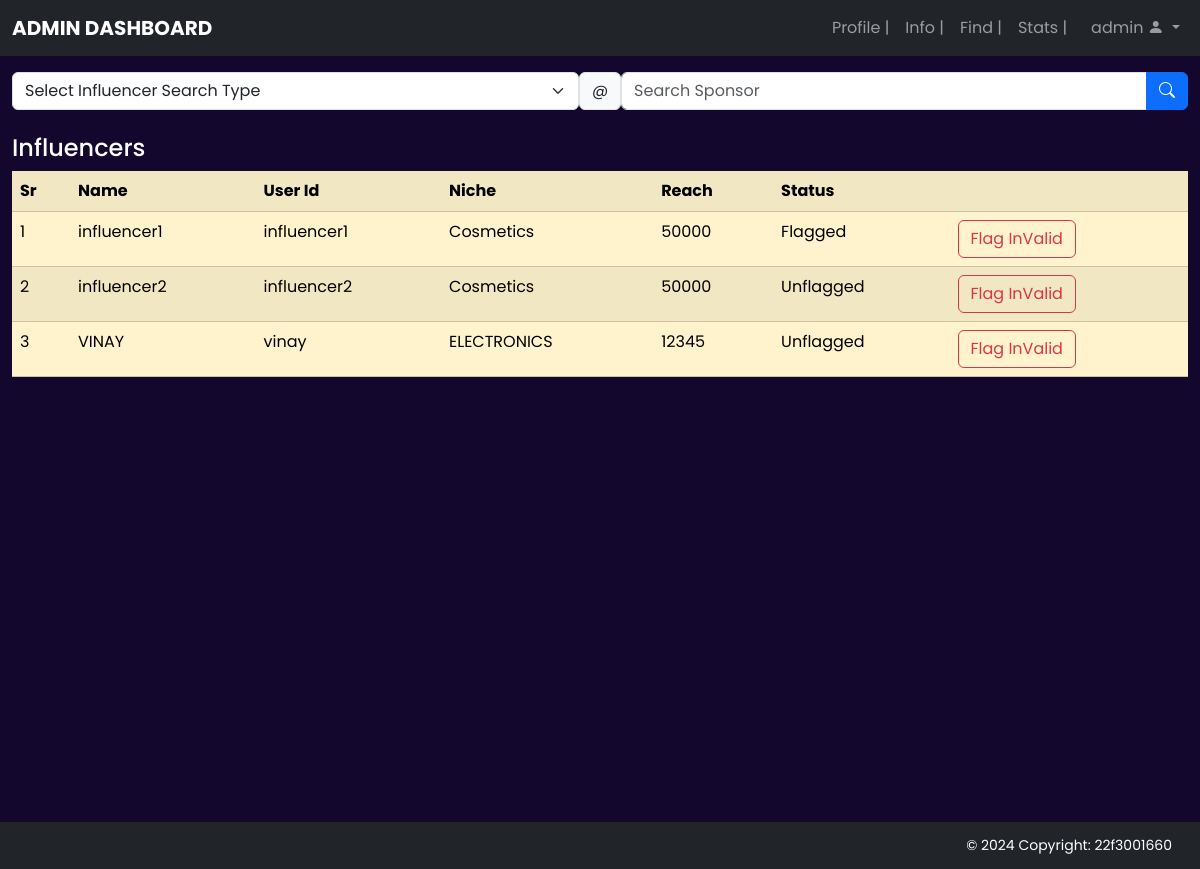
The app's page /admin/influencers (signed in) with its own data.
### models/models.py (models this page shows)
class Influencer(db.Model):
  __tablename__ = 'influencers'
  id = db.Column(db.Integer, autoincrement=True, primary_key=True)
  influencer_id = db.Column(db.String(200), unique=True)
  password = db.Column(db.String(200))
  name = db.Column(db.String(200), nullable=False)
  category = db.Column(db.String(200), nullable=False)
  niche = db.Column(db.String(200), nullable=False)
  reach = db.Column(db.String(200), nullable=False)
  status = db.Column(db.String(200), nullable=False)
  timestamp = db.Column(db.DateTime, default=datetime.now(timezone.utc))
  requests = db.relationship('Request', backref='influencers', lazy=True)

### controllers/admin.py (the view)
@app.route('/admin/influencers', methods=['GET', 'POST'])
@auth_required_admin
def manageinfluencers():
    influencers = Influencer.query.all()
    return render_template('/admin/admininfluencers.html', influencers=influencers)

### controllers/admin.py (called while the page is built)
def auth_required_admin(func):
    @wraps(func)
    def check_auth(*args, **kwargs):
        if 'loggedin' not in session or session['usertype'] != 'admin':
            flash('You need to login first as Admin')
            return redirect(url_for('loginAdmin'))
        return func(*args, **kwargs)
    return check_auth

### templates/admin/admininfluencers.html (shortened to what this page needs)
{% extends '/dashboards/baseadmin.html'%}
{% block content %}
<div class="row">
    <div class="col-md-12">
        <form action='/admin/influencer/search' class="d-flex ms-auto my-3 my-lg-0">
            <div class="input-group">
                      <select class="form-select" id="floatingSelect" name="search_type" aria-label="Floating label select example">
                          <option selected>Select Influencer Search Type</option>
                      </select>
                </div>
                 <span class="input-group-text">@</span>
                    <div class="input-group">
                        <input class="form-control" name="search" id="search" type="search" placeholder="Search Sponsor" aria-label="Search" />
                        <button type="submit" class="btn btn-primary">
                          <i class="bi bi-search"></i>
                        </button>
                    </div>
          </div>
    </div><br>
<section id="influencers" class="bg_80">
  <div>
      {% if influencers %}
      <h4 style="color: #ffffff;">Influencers</h4>
      <table class='table table-warning table-striped'>
          <tr>
              <th>Sr</th>
              <th>Name</th>
              <th>User Id</th>
              <th>Niche</th>
              <th>Reach</th>
              <th>Status</th>
              <th></th>
          </tr>
          {% for influencer in influencers %}
              <tr>
                   <td>{{ loop.index }}</td>
                  <td>{{ influencer.name }}</td>
                  <td>{{ influencer.influencer_id }}</td>
                  <td>{{ influencer.niche }}</td>
                  <td>{{ influencer.reach }}</td>
                  <td>{{ influencer.status }}</td>
                <td><a href="/admin/influencers/edit/{{influencer.influencer_id}}" class="btn btn-outline-danger">Flag InValid</a></td>
              </tr>
          {% endfor %}
      </table>
      {% else %}
           <p>No Registered Influencer</p>
      {% endif %}
    </div>
</section>
{% endblock %}

### static/css/style.css (style rules this page uses)
body { font-family: "Poppins", sans-serif; background-color: #13072e; }
.bg_80 { min-height: 80vh; }

### records on screen
Influencer: name "influencer1", influencer_id "influencer1", niche "Cosmetics", reach "50000", status "Flagged"
Influencer: name "influencer2", influencer_id "influencer2", niche "Cosmetics", reach "50000", status "Unflagged"
Influencer: name "VINAY", influencer_id "vinay", niche "ELECTRONICS", reach "12345", status "Unflagged"

### other values on screen
{{ session['user_id'] }} "admin"
